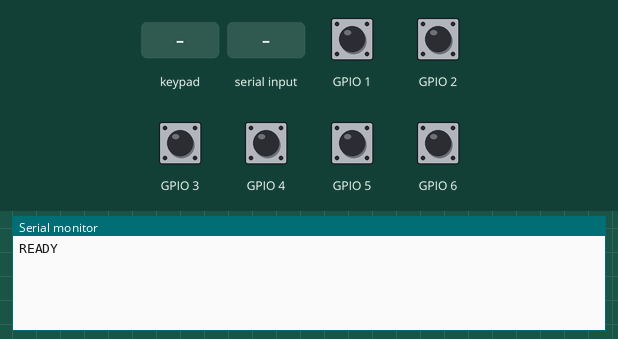
This program was run on a simulated ESP32-C3. Shown: the last lines printed to the serial monitor. Wiring (inferred from the signals the program sends): 4×2 keypad with keys 1 2 3 4 5 6 7 8 (labels assumed): rows GPIO 7, GPIO 10, GPIO 20, GPIO 21; columns GPIO 8, GPIO 0. The test bench sets the inputs (shaded band); at power-on: GPIO 1–6 HIGH.

Above: at 2.7 s.
2.8 s: GPIO 1 pulled LOW for 0.15 s
At 3.8 s:
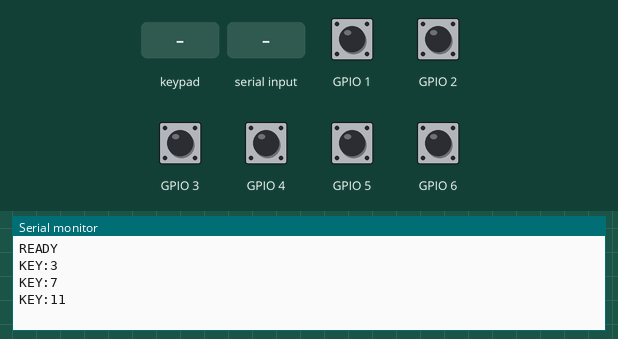
4.4 s: key '1' pressed
At 5.0 s:
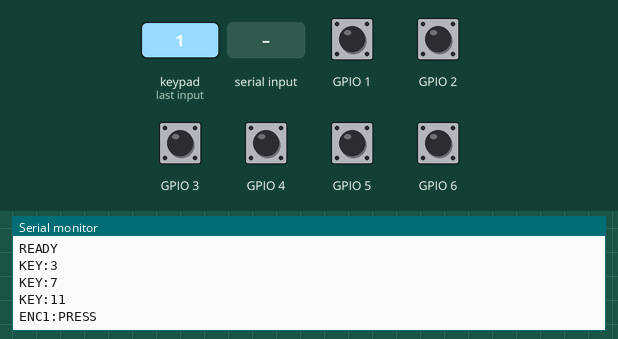
5.9 s: "WHO\n" received over Serial
At 6.8 s:
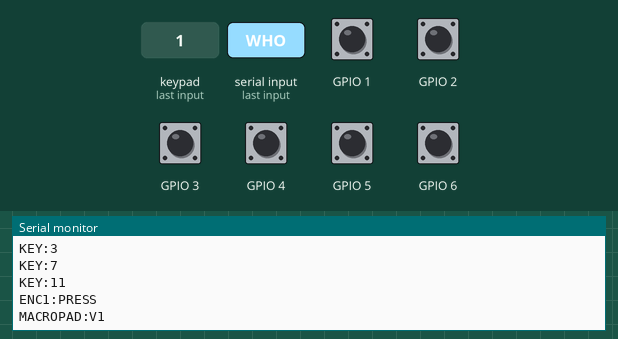
7.4 s: GPIO 2 pulled LOW for 0.15 s
At 8.5 s:
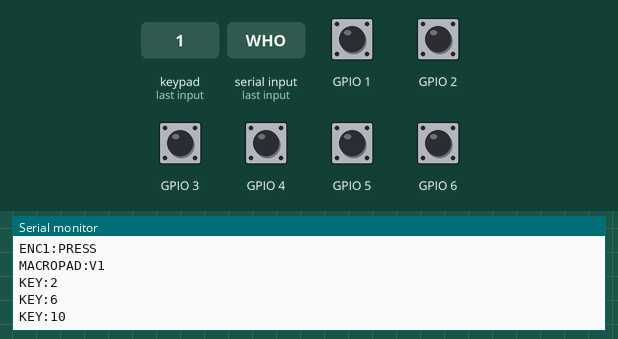
Timing chart, 0 to 10.0 s (numbered marks = the images above; inputs shaded):
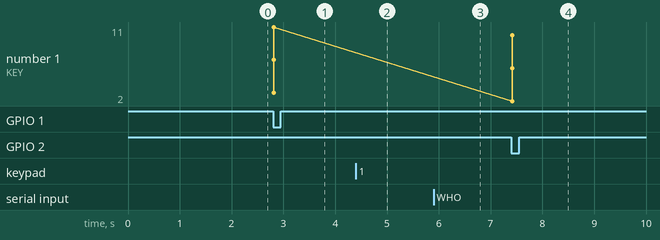

The program:

main.cpp
```cpp
#include <Arduino.h>
#include <cstring>

#include "hardware_config.h"
#include "input_scanner.h"

namespace {
constexpr size_t COMMAND_BUFFER_SIZE = 5;  // WHO + optional CR + terminator.
constexpr int SERIAL_BYTES_PER_LOOP = 16;
char commandBuffer[COMMAND_BUFFER_SIZE];
size_t commandLength = 0;
bool commandOverflow = false;

void pollSerialCommands() {
  // Bound work per loop so incoming traffic cannot starve input scanning.
  for (int count = 0;
       count < SERIAL_BYTES_PER_LOOP && Serial.available() > 0; ++count) {
    const int received = Serial.read();
    if (received < 0) {
      break;
    }
    const char character = static_cast<char>(received);

    if (character == '\n') {
      if (!commandOverflow) {
        // Remove only a trailing CR to accept CRLF as well as LF.
        if (commandLength > 0 && commandBuffer[commandLength - 1] == '\r') {
          --commandLength;
        }
        commandBuffer[commandLength] = '\0';
        if (commandLength == 3 && std::strcmp(commandBuffer, "WHO") == 0) {
          Serial.println("MACROPAD:V1");
        }
      }
      commandLength = 0;
      commandOverflow = false;
    } else if (!commandOverflow) {
      if (commandLength < sizeof(commandBuffer) - 1) {
        commandBuffer[commandLength++] = character;
      } else {
        // Discard the whole oversized line, including any command suffix.
        commandOverflow = true;
      }
    }
  }
}
}

void setup() {
  Serial.begin(Hardware::SERIAL_BAUD);
  delay(Hardware::SERIAL_STARTUP_MS);
  InputScanner::begin();
  Serial.println("READY");
}

void loop() {
  InputScanner::scan();
  pollSerialCommands();
}
```

input_scanner.cpp
```cpp
#include <Arduino.h>

#include "hardware_config.h"
#include "input_scanner.h"

namespace {
struct DebouncedSwitch {
  bool rawState = false;
  bool stableState = false;
  unsigned long changedAt = 0;
};

struct EncoderState {
  int lastState = 0;
  int accumulator = 0;
};

DebouncedSwitch keys[Hardware::KEY_ROW_COUNT][Hardware::COLUMN_COUNT];
DebouncedSwitch encoderClicks[Hardware::ENCODER_COUNT];
EncoderState encoders[Hardware::ENCODER_COUNT];

constexpr int8_t TRANSITION_TABLE[16] = {
   0, -1,  1,  0,
   1,  0,  0, -1,
  -1,  0,  0,  1,
   0,  1, -1,  0
};
constexpr const char* CLICK_EVENTS[Hardware::ENCODER_COUNT] = {
  "ENC1:PRESS", "ENC2:PRESS"
};
constexpr const char* CLOCKWISE_EVENTS[Hardware::ENCODER_COUNT] = {
  "ENC1:CW", "ENC2:CW"
};
constexpr const char* COUNTERCLOCKWISE_EVENTS[Hardware::ENCODER_COUNT] = {
  "ENC1:CCW", "ENC2:CCW"
};

bool updateSwitch(DebouncedSwitch& sw, bool newRawState) {
  const unsigned long now = millis();
  if (newRawState != sw.rawState) {
    sw.rawState = newRawState;
    sw.changedAt = now;
  }
  if (sw.stableState != sw.rawState &&
      now - sw.changedAt >= Hardware::SWITCH_DEBOUNCE_MS) {
    sw.stableState = sw.rawState;
    // Emit only the debounced press, never the release.
    if (sw.stableState) {
      return true;
    }
  }
  return false;
}

void scanMatrix() {
  for (int row = 0; row < Hardware::KEY_ROW_COUNT; ++row) {
    digitalWrite(Hardware::KEY_ROWS[row], LOW);
    pinMode(Hardware::KEY_ROWS[row], OUTPUT);
    delayMicroseconds(Hardware::MATRIX_SETTLE_US);
    for (int column = 0; column < Hardware::COLUMN_COUNT; ++column) {
      const bool pressed = digitalRead(Hardware::COLUMNS[column]) == LOW;
      if (updateSwitch(keys[row][column], pressed)) {
        const int keyNumber = row * Hardware::COLUMN_COUNT + column + 1;
        Serial.print("KEY:");
        Serial.println(keyNumber);
      }
    }
    // Inactive rows float, matching the tested matrix scan.
    pinMode(Hardware::KEY_ROWS[row], INPUT);
  }

  digitalWrite(Hardware::CLICK_ROW, LOW);
  pinMode(Hardware::CLICK_ROW, OUTPUT);
  delayMicroseconds(Hardware::MATRIX_SETTLE_US);
  const bool leftPressed =
      digitalRead(Hardware::COLUMNS[Hardware::LEFT_CLICK_COLUMN]) == LOW;
  const bool rightPressed =
      digitalRead(Hardware::COLUMNS[Hardware::RIGHT_CLICK_COLUMN]) == LOW;
  if (updateSwitch(encoderClicks[0], leftPressed)) {
    Serial.println(CLICK_EVENTS[0]);
  }
  if (updateSwitch(encoderClicks[1], rightPressed)) {
    Serial.println(CLICK_EVENTS[1]);
  }
  pinMode(Hardware::CLICK_ROW, INPUT);
}

int readEncoderState(const Hardware::EncoderPins& pins) {
  return (digitalRead(pins.a) << 1) | digitalRead(pins.b);
}

void scanEncoder(int index) {
  EncoderState& encoder = encoders[index];
  const int currentState = readEncoderState(Hardware::ENCODERS[index]);
  if (currentState == encoder.lastState) {
    return;
  }
  const int transition = (encoder.lastState << 2) | currentState;
  encoder.accumulator += TRANSITION_TABLE[transition];
  encoder.lastState = currentState;
  // Physically confirmed for both encoders: negative means clockwise.
  if (encoder.accumulator <= -Hardware::ENCODER_TRANSITIONS_PER_DETENT) {
    Serial.println(CLOCKWISE_EVENTS[index]);
    encoder.accumulator = 0;
  } else if (encoder.accumulator >= Hardware::ENCODER_TRANSITIONS_PER_DETENT) {
    Serial.println(COUNTERCLOCKWISE_EVENTS[index]);
    encoder.accumulator = 0;
  }
}
}

namespace InputScanner {
void begin() {
  for (int column = 0; column < Hardware::COLUMN_COUNT; ++column) {
    pinMode(Hardware::COLUMNS[column], INPUT_PULLUP);
  }
  for (int row = 0; row < Hardware::KEY_ROW_COUNT; ++row) {
    pinMode(Hardware::KEY_ROWS[row], INPUT);
  }
  pinMode(Hardware::CLICK_ROW, INPUT);
  for (int index = 0; index < Hardware::ENCODER_COUNT; ++index) {
    pinMode(Hardware::ENCODERS[index].a, INPUT_PULLUP);
    pinMode(Hardware::ENCODERS[index].b, INPUT_PULLUP);
  }
  for (int index = 0; index < Hardware::ENCODER_COUNT; ++index) {
    encoders[index].lastState = readEncoderState(Hardware::ENCODERS[index]);
  }
}

void scan() {
  scanMatrix();
  scanEncoder(0);
  scanEncoder(1);
}
}
```

input_scanner.h
```cpp
#pragma once

namespace InputScanner {
// Initialize pins and capture encoder states after the serial startup wait.
void begin();
// Poll matrix keys, encoder clicks, then encoder rotation in tested order.
void scan();
}
```

hardware_config.h
```cpp
#pragma once

namespace Hardware {
constexpr int KEY_ROW_COUNT = 3;
constexpr int COLUMN_COUNT = 4;
constexpr int ENCODER_COUNT = 2;
constexpr int KEY_ROWS[KEY_ROW_COUNT] = {10, 20, 21};
constexpr int COLUMNS[COLUMN_COUNT] = {8, 2, 1, 0};
constexpr int CLICK_ROW = 7;
constexpr int LEFT_CLICK_COLUMN = 0;
constexpr int RIGHT_CLICK_COLUMN = 3;

struct EncoderPins {
  int a;
  int b;
};
// Left/front encoder first, right/front encoder second.
constexpr EncoderPins ENCODERS[ENCODER_COUNT] = {{5, 6}, {3, 4}};

constexpr unsigned long SERIAL_BAUD = 115200;
constexpr unsigned long SERIAL_STARTUP_MS = 1500;
constexpr unsigned long SWITCH_DEBOUNCE_MS = 15;
constexpr unsigned int MATRIX_SETTLE_US = 50;
constexpr int ENCODER_TRANSITIONS_PER_DETENT = 4;
}
```

Measured:
- after the input at 2.8 s, the serial monitor: prints a new line at once (image 1)
- after the input at 4.4 s, the serial monitor: prints a new line at once (image 2)
- after the input at 5.9 s, the serial monitor: prints a new line at once (image 3)
- after the input at 7.4 s, the serial monitor: prints a new line at once (image 4)
- plotted number 1: 11 → 10 after the input at 7.4 s
